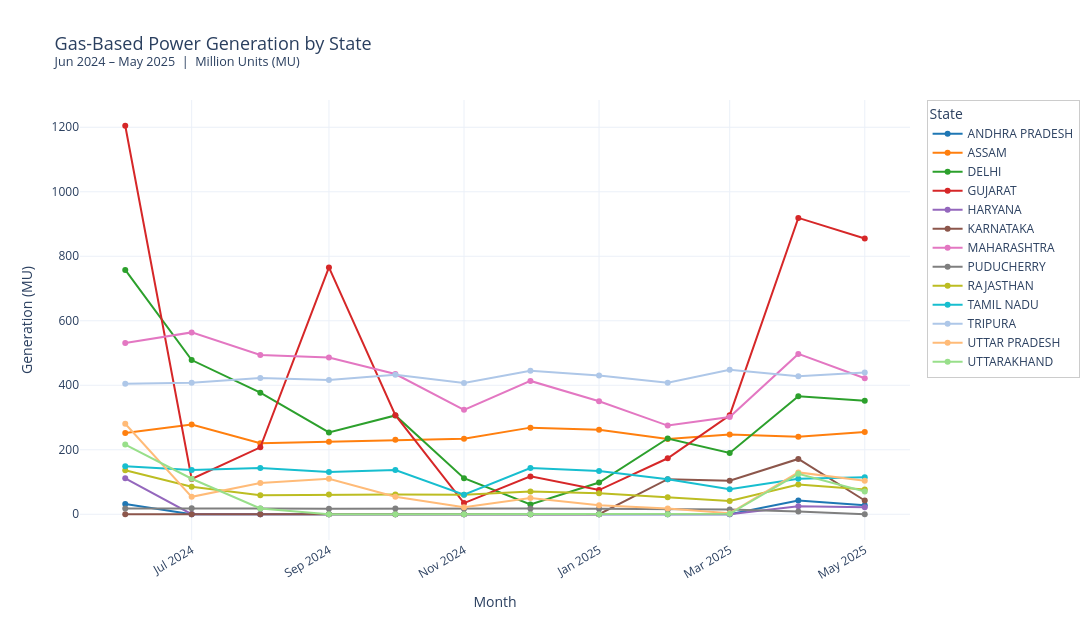
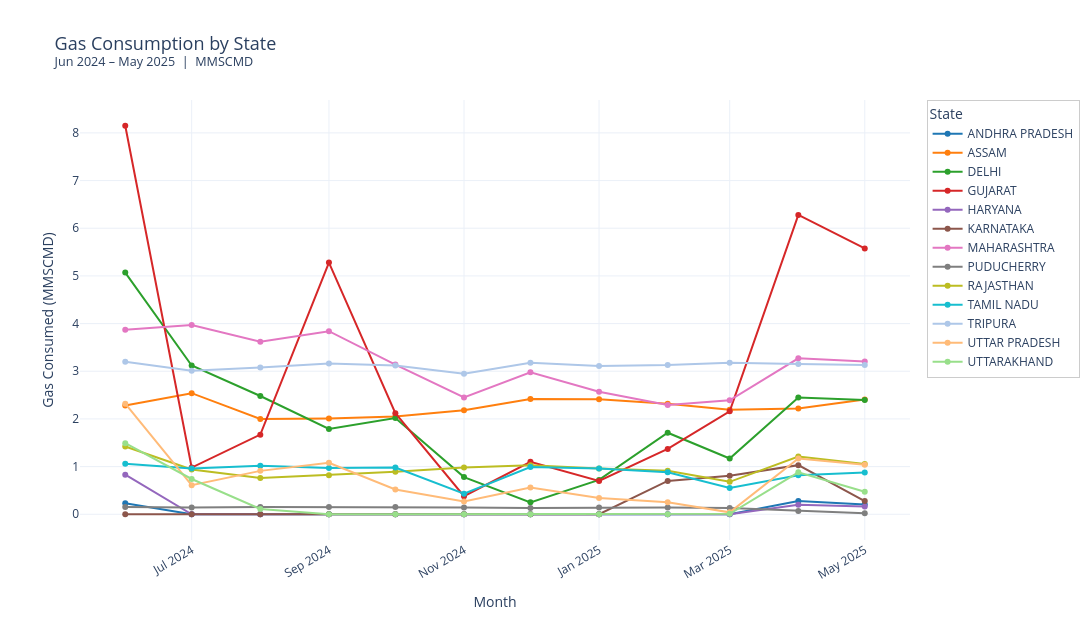
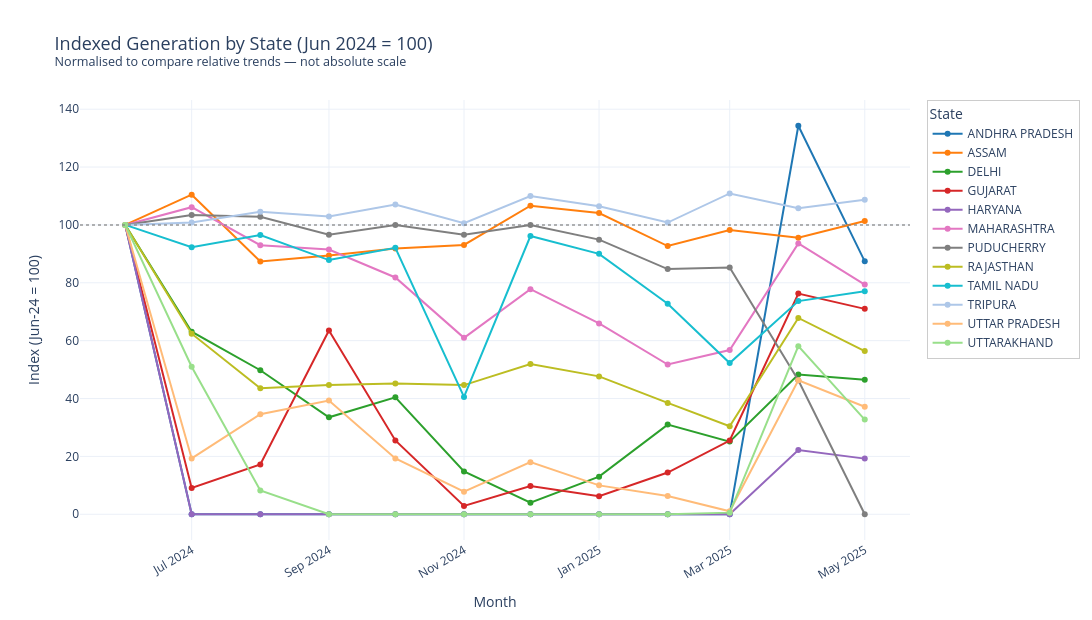

Here is the notebook cell these charts were saved with, in order:
### Code cell
FILE_PATH = "/Users/chenweihu/Library/CloudStorage/OneDrive-Personal/UChicago/PSI/Green_Data/Electricity Data/CEA_Gas_Reports_Master.xlsx"

# Load the two state × month sheets
gen_raw  = pd.read_excel(FILE_PATH, sheet_name="State × Month (Generation)", header=1)
gas_raw  = pd.read_excel(FILE_PATH, sheet_name="State × Month (Gas Cons)",   header=1)

# Drop the summary 'Total' column and the title row artefact
month_cols = [c for c in gen_raw.columns if c not in ("State", "Total")]

gen = gen_raw[["State"] + month_cols].dropna(subset=["State"])
gas = gas_raw[["State"] + month_cols].dropna(subset=["State"])

# Melt to long format
gen_long = gen.melt(id_vars="State", var_name="Month", value_name="Generation_MU")
gas_long = gas.melt(id_vars="State", var_name="Month", value_name="GasCons_MMSCMD")

# Parse months to datetime for proper x-axis ordering
gen_long["Month_dt"] = pd.to_datetime(gen_long["Month"], format="%b-%y")
gas_long["Month_dt"] = pd.to_datetime(gas_long["Month"], format="%b-%y")

gen_long = gen_long.sort_values(["State", "Month_dt"])
gas_long = gas_long.sort_values(["State", "Month_dt"])

states = sorted(gen["State"].dropna().unique())

# COLOUR PALETTE (13 distinct colours)
palette = [
    "#1f77b4", "#ff7f0e", "#2ca02c", "#d62728", "#9467bd",
    "#8c564b", "#e377c2", "#7f7f7f", "#bcbd22", "#17becf",
    "#aec7e8", "#ffbb78", "#98df8a",
]
color_map = {state: palette[i % len(palette)] for i, state in enumerate(states)}

# FIGURE 1 — Generation by State over Time
fig1 = go.Figure()

for state in states:
    df = gen_long[gen_long["State"] == state]
    fig1.add_trace(go.Scatter(
        x=df["Month_dt"],
        y=df["Generation_MU"],
        mode="lines+markers",
        name=state,
        line=dict(color=color_map[state], width=2),
        marker=dict(size=6),
        hovertemplate=(
            f"<b>{state}</b><br>"
            "Month: %{x|%b %Y}<br>"
            "Generation: %{y:.1f} MU<extra></extra>"
        ),
    ))

fig1.update_layout(
    title=dict(
        text="Gas-Based Power Generation by State<br>"
             "<sup>Jun 2024 – May 2025  |  Million Units (MU)</sup>",
        font=dict(size=18),
    ),
    xaxis=dict(title="Month", tickformat="%b %Y", tickangle=-30, showgrid=True),
    yaxis=dict(title="Generation (MU)", showgrid=True, zeroline=False),
    legend=dict(
        title="State",
        bgcolor="rgba(255,255,255,0.8)",
        bordercolor="#ccc",
        borderwidth=1,
    ),
    hovermode="x unified",
    template="plotly_white",
    width=1100,
    height=620,
)

fig1.show()

# FIGURE 2 — Gas Consumption by State over Time
fig2 = go.Figure()

for state in states:
    df = gas_long[gas_long["State"] == state]
    fig2.add_trace(go.Scatter(
        x=df["Month_dt"],
        y=df["GasCons_MMSCMD"],
        mode="lines+markers",
        name=state,
        line=dict(color=color_map[state], width=2),
        marker=dict(size=6),
        hovertemplate=(
            f"<b>{state}</b><br>"
            "Month: %{x|%b %Y}<br>"
            "Gas Consumed: %{y:.3f} MMSCMD<extra></extra>"
        ),
    ))

fig2.update_layout(
    title=dict(
        text="Gas Consumption by State<br>"
             "<sup>Jun 2024 – May 2025  |  MMSCMD</sup>",
        font=dict(size=18),
    ),
    xaxis=dict(title="Month", tickformat="%b %Y", tickangle=-30, showgrid=True),
    yaxis=dict(title="Gas Consumed (MMSCMD)", showgrid=True, zeroline=False),
    legend=dict(
        title="State",
        bgcolor="rgba(255,255,255,0.8)",
        bordercolor="#ccc",
        borderwidth=1,
    ),
    hovermode="x unified",
    template="plotly_white",
    width=1100,
    height=620,
)

fig2.show()

# FIGURE 3 — Normalised Generation (index = 100 at Jun-24) to compare trends
fig3 = go.Figure()

for state in states:
    df = gen_long[gen_long["State"] == state].copy()
    base = df.loc[df["Month_dt"] == df["Month_dt"].min(), "Generation_MU"].values[0]
    if base and base > 0:
        df["Indexed"] = (df["Generation_MU"] / base) * 100
        fig3.add_trace(go.Scatter(
            x=df["Month_dt"],
            y=df["Indexed"],
            mode="lines+markers",
            name=state,
            line=dict(color=color_map[state], width=2),
            marker=dict(size=6),
            hovertemplate=(
                f"<b>{state}</b><br>"
                "Month: %{x|%b %Y}<br>"
                "Index (Jun-24=100): %{y:.1f}<extra></extra>"
            ),
        ))

fig3.add_hline(y=100, line_dash="dot", line_color="grey", opacity=0.6)

fig3.update_layout(
    title=dict(
        text="Indexed Generation by State (Jun 2024 = 100)<br>"
             "<sup>Normalised to compare relative trends — not absolute scale</sup>",
        font=dict(size=18),
    ),
    xaxis=dict(title="Month", tickformat="%b %Y", tickangle=-30, showgrid=True),
    yaxis=dict(title="Index (Jun-24 = 100)", showgrid=True, zeroline=False),
    legend=dict(
        title="State",
        bgcolor="rgba(255,255,255,0.8)",
        bordercolor="#ccc",
        borderwidth=1,
    ),
    hovermode="x unified",
    template="plotly_white",
    width=1100,
    height=620,
)

fig3.show()

### Figure 1 — Plotly figure (JSON) as saved in the notebook; plotly's stock layout.template omitted (floating-point values rounded to 4 significant figures)
{"data": [{"hovertemplate": "<b>ANDHRA PRADESH</b><br>Month: %{x|%b %Y}<br>Generation: %{y:.1f} MU<extra></extra>", "line": {"color": "#1f77b4", "width": 2}, "marker": {"size": 6}, "mode": "lines+markers", "name": "ANDHRA PRADESH", "type": "scatter", "x": ["2024-06-01T00:00:00.000000000", "2024-07-01T00:00:00.000000000", "2024-08-01T00:00:00.000000000", "2024-09-01T00:00:00.000000000", "2024-10-01T00:00:00.000000000", "2024-11-01T00:00:00.000000000", "2024-12-01T00:00:00.000000000", "2025-01-01T00:00:00.000000000", "2025-02-01T00:00:00.000000000", "2025-03-01T00:00:00.000000000", "2025-04-01T00:00:00.000000000", "2025-05-01T00:00:00.000000000"], "y": [31.8, 0.0, 0.0, 0.0, 0.0, 0.0, 0.0, 0.0, 0.0, 0.0, 42.7, 27.8]}, {"hovertemplate": "<b>ASSAM</b><br>Month: %{x|%b %Y}<br>Generation: %{y:.1f} MU<extra></extra>", "line": {"color": "#ff7f0e", "width": 2}, "marker": {"size": 6}, "mode": "lines+markers", "name": "ASSAM", "type": "scatter", "x": ["2024-06-01T00:00:00.000000000", "2024-07-01T00:00:00.000000000", "2024-08-01T00:00:00.000000000", "2024-09-01T00:00:00.000000000", "2024-10-01T00:00:00.000000000", "2024-11-01T00:00:00.000000000", "2024-12-01T00:00:00.000000000", "2025-01-01T00:00:00.000000000", "2025-02-01T00:00:00.000000000", "2025-03-01T00:00:00.000000000", "2025-04-01T00:00:00.000000000", "2025-05-01T00:00:00.000000000"], "y": [251.9, 278.2, 220.1, 225.2, 231.4, 234.5, 268.6, 262.2, 233.5, 247.4, 240.7, 255.3]}, {"hovertemplate": "<b>DELHI</b><br>Month: %{x|%b %Y}<br>Generation: %{y:.1f} MU<extra></extra>", "line": {"color": "#2ca02c", "width": 2}, "marker": {"size": 6}, "mode": "lines+markers", "name": "DELHI", "type": "scatter", "x": ["2024-06-01T00:00:00.000000000", "2024-07-01T00:00:00.000000000", "2024-08-01T00:00:00.000000000", "2024-09-01T00:00:00.000000000", "2024-10-01T00:00:00.000000000", "2024-11-01T00:00:00.000000000", "2024-12-01T00:00:00.000000000", "2025-01-01T00:00:00.000000000", "2025-02-01T00:00:00.000000000", "2025-03-01T00:00:00.000000000", "2025-04-01T00:00:00.000000000", "2025-05-01T00:00:00.000000000"], "y": [757.6, 478.1, 377.1, 253.8, 306.3, 112.0, 30.2, 98.5, 234.8, 190.2, 366.0, 352.1]}, {"hovertemplate": "<b>GUJARAT</b><br>Month: %{x|%b %Y}<br>Generation: %{y:.1f} MU<extra></extra>", "line": {"color": "#d62728", "width": 2}, "marker": {"size": 6}, "mode": "lines+markers", "name": "GUJARAT", "type": "scatter", "x": ["2024-06-01T00:00:00.000000000", "2024-07-01T00:00:00.000000000", "2024-08-01T00:00:00.000000000", "2024-09-01T00:00:00.000000000", "2024-10-01T00:00:00.000000000", "2024-11-01T00:00:00.000000000", "2024-12-01T00:00:00.000000000", "2025-01-01T00:00:00.000000000", "2025-02-01T00:00:00.000000000", "2025-03-01T00:00:00.000000000", "2025-04-01T00:00:00.000000000", "2025-05-01T00:00:00.000000000"], "y": [1205.0, 109.5, 207.4, 765.4, 307.3, 34.6, 117.4, 75.0, 173.6, 307.0, 919.0, 855.2]}, {"hovertemplate": "<b>HARYANA</b><br>Month: %{x|%b %Y}<br>Generation: %{y:.1f} MU<extra></extra>", "line": {"color": "#9467bd", "width": 2}, "marker": {"size": 6}, "mode": "lines+markers", "name": "HARYANA", "type": "scatter", "x": ["2024-06-01T00:00:00.000000000", "2024-07-01T00:00:00.000000000", "2024-08-01T00:00:00.000000000", "2024-09-01T00:00:00.000000000", "2024-10-01T00:00:00.000000000", "2024-11-01T00:00:00.000000000", "2024-12-01T00:00:00.000000000", "2025-01-01T00:00:00.000000000", "2025-02-01T00:00:00.000000000", "2025-03-01T00:00:00.000000000", "2025-04-01T00:00:00.000000000", "2025-05-01T00:00:00.000000000"], "y": [111.3, 0.0, 0.0, 0.0, 0.0, 0.0, 0.0, 0.0, 0.0, 0.0, 24.7, 21.4]}, {"hovertemplate": "<b>KARNATAKA</b><br>Month: %{x|%b %Y}<br>Generation: %{y:.1f} MU<extra></extra>", "line": {"color": "#8c564b", "width": 2}, "marker": {"size": 6}, "mode": "lines+markers", "name": "KARNATAKA", "type": "scatter", "x": ["2024-06-01T00:00:00.000000000", "2024-07-01T00:00:00.000000000", "2024-08-01T00:00:00.000000000", "2024-09-01T00:00:00.000000000", "2024-10-01T00:00:00.000000000", "2024-11-01T00:00:00.000000000", "2024-12-01T00:00:00.000000000", "2025-01-01T00:00:00.000000000", "2025-02-01T00:00:00.000000000", "2025-03-01T00:00:00.000000000", "2025-04-01T00:00:00.000000000", "2025-05-01T00:00:00.000000000"], "y": [0.0, 0.0, 0.0, 0.0, 0.0, 0.0, 0.0, 0.0, 108.7, 104.2, 171.5, 42.6]}, {"hovertemplate": "<b>MAHARASHTRA</b><br>Month: %{x|%b %Y}<br>Generation: %{y:.1f} MU<extra></extra>", "line": {"color": "#e377c2", "width": 2}, "marker": {"size": 6}, "mode": "lines+markers", "name": "MAHARASHTRA", "type": "scatter", "x": ["2024-06-01T00:00:00.000000000", "2024-07-01T00:00:00.000000000", "2024-08-01T00:00:00.000000000", "2024-09-01T00:00:00.000000000", "2024-10-01T00:00:00.000000000", "2024-11-01T00:00:00.000000000", "2024-12-01T00:00:00.000000000", "2025-01-01T00:00:00.000000000", "2025-02-01T00:00:00.000000000", "2025-03-01T00:00:00.000000000", "2025-04-01T00:00:00.000000000", "2025-05-01T00:00:00.000000000"], "y": [531.3, 563.9, 494.1, 486.0, 434.8, 323.9, 413.4, 350.5, 275.0, 301.5, 497.2, 421.8]}, {"hovertemplate": "<b>PUDUCHERRY</b><br>Month: %{x|%b %Y}<br>Generation: %{y:.1f} MU<extra></extra>", "line": {"color": "#7f7f7f", "width": 2}, "marker": {"size": 6}, "mode": "lines+markers", "name": "PUDUCHERRY", "type": "scatter", "x": ["2024-06-01T00:00:00.000000000", "2024-07-01T00:00:00.000000000", "2024-08-01T00:00:00.000000000", "2024-09-01T00:00:00.000000000", "2024-10-01T00:00:00.000000000", "2024-11-01T00:00:00.000000000", "2024-12-01T00:00:00.000000000", "2025-01-01T00:00:00.000000000", "2025-02-01T00:00:00.000000000", "2025-03-01T00:00:00.000000000", "2025-04-01T00:00:00.000000000", "2025-05-01T00:00:00.000000000"], "y": [17.7, 18.3, 18.2, 17.1, 17.7, 17.1, 17.7, 16.8, 15.0, 15.1, 8.2, 0.0]}, {"hovertemplate": "<b>RAJASTHAN</b><br>Month: %{x|%b %Y}<br>Generation: %{y:.1f} MU<extra></extra>", "line": {"color": "#bcbd22", "width": 2}, "marker": {"size": 6}, "mode": "lines+markers", "name": "RAJASTHAN", "type": "scatter", "x": ["2024-06-01T00:00:00.000000000", "2024-07-01T00:00:00.000000000", "2024-08-01T00:00:00.000000000", "2024-09-01T00:00:00.000000000", "2024-10-01T00:00:00.000000000", "2024-11-01T00:00:00.000000000", "2024-12-01T00:00:00.000000000", "2025-01-01T00:00:00.000000000", "2025-02-01T00:00:00.000000000", "2025-03-01T00:00:00.000000000", "2025-04-01T00:00:00.000000000", "2025-05-01T00:00:00.000000000"], "y": [136.2, 85.0, 59.3, 60.9, 61.6, 60.8, 70.7, 64.9, 52.4, 41.4, 92.4, 76.8]}, {"hovertemplate": "<b>TAMIL NADU</b><br>Month: %{x|%b %Y}<br>Generation: %{y:.1f} MU<extra></extra>", "line": {"color": "#17becf", "width": 2}, "marker": {"size": 6}, "mode": "lines+markers", "name": "TAMIL NADU", "type": "scatter", "x": ["2024-06-01T00:00:00.000000000", "2024-07-01T00:00:00.000000000", "2024-08-01T00:00:00.000000000", "2024-09-01T00:00:00.000000000", "2024-10-01T00:00:00.000000000", "2024-11-01T00:00:00.000000000", "2024-12-01T00:00:00.000000000", "2025-01-01T00:00:00.000000000", "2025-02-01T00:00:00.000000000", "2025-03-01T00:00:00.000000000", "2025-04-01T00:00:00.000000000", "2025-05-01T00:00:00.000000000"], "y": [148.9, 137.4, 143.7, 130.8, 137.1, 60.4, 143.2, 134.0, 108.3, 77.8, 109.7, 114.8]}, {"hovertemplate": "<b>TRIPURA</b><br>Month: %{x|%b %Y}<br>Generation: %{y:.1f} MU<extra></extra>", "line": {"color": "#aec7e8", "width": 2}, "marker": {"size": 6}, "mode": "lines+markers", "name": "TRIPURA", "type": "scatter", "x": ["2024-06-01T00:00:00.000000000", "2024-07-01T00:00:00.000000000", "2024-08-01T00:00:00.000000000", "2024-09-01T00:00:00.000000000", "2024-10-01T00:00:00.000000000", "2024-11-01T00:00:00.000000000", "2024-12-01T00:00:00.000000000", "2025-01-01T00:00:00.000000000", "2025-02-01T00:00:00.000000000", "2025-03-01T00:00:00.000000000", "2025-04-01T00:00:00.000000000", "2025-05-01T00:00:00.000000000"], "y": [404.4, 407.8, 422.7, 416.2, 432.9, 406.8, 444.8, 430.6, 407.7, 448.4, 427.7, 439.7]}, {"hovertemplate": "<b>UTTAR PRADESH</b><br>Month: %{x|%b %Y}<br>Generation: %{y:.1f} MU<extra></extra>", "line": {"color": "#ffbb78", "width": 2}, "marker": {"size": 6}, "mode": "lines+markers", "name": "UTTAR PRADESH", "type": "scatter", "x": ["2024-06-01T00:00:00.000000000", "2024-07-01T00:00:00.000000000", "2024-08-01T00:00:00.000000000", "2024-09-01T00:00:00.000000000", "2024-10-01T00:00:00.000000000", "2024-11-01T00:00:00.000000000", "2024-12-01T00:00:00.000000000", "2025-01-01T00:00:00.000000000", "2025-02-01T00:00:00.000000000", "2025-03-01T00:00:00.000000000", "2025-04-01T00:00:00.000000000", "2025-05-01T00:00:00.000000000"], "y": [280.5, 54.1, 97.0, 110.3, 54.1, 21.9, 50.5, 28.0, 17.7, 2.9, 129.8, 104.2]}, {"hovertemplate": "<b>UTTARAKHAND</b><br>Month: %{x|%b %Y}<br>Generation: %{y:.1f} MU<extra></extra>", "line": {"color": "#98df8a", "width": 2}, "marker": {"size": 6}, "mode": "lines+markers", "name": "UTTARAKHAND", "type": "scatter", "x": ["2024-06-01T00:00:00.000000000", "2024-07-01T00:00:00.000000000", "2024-08-01T00:00:00.000000000", "2024-09-01T00:00:00.000000000", "2024-10-01T00:00:00.000000000", "2024-11-01T00:00:00.000000000", "2024-12-01T00:00:00.000000000", "2025-01-01T00:00:00.000000000", "2025-02-01T00:00:00.000000000", "2025-03-01T00:00:00.000000000", "2025-04-01T00:00:00.000000000", "2025-05-01T00:00:00.000000000"], "y": [216.0, 110.1, 17.8, 0.0, 0.0, 0.0, 0.0, 0.0, 0.0, 1.2, 125.5, 70.7]}], "layout": {"height": 620, "hovermode": "x unified", "legend": {"bgcolor": "rgba(255,255,255,0.8)", "bordercolor": "#ccc", "borderwidth": 1, "title": {"text": "State"}}, "title": {"font": {"size": 18}, "text": "Gas-Based Power Generation by State<br><sup>Jun 2024 – May 2025  |  Million Units (MU)</sup>"}, "width": 1100, "xaxis": {"showgrid": true, "tickangle": -30, "tickformat": "%b %Y", "title": {"text": "Month"}}, "yaxis": {"showgrid": true, "title": {"text": "Generation (MU)"}, "zeroline": false}}}

### Figure 2 — Plotly figure (JSON) as saved in the notebook; plotly's stock layout.template omitted (floating-point values rounded to 4 significant figures)
{"data": [{"hovertemplate": "<b>ANDHRA PRADESH</b><br>Month: %{x|%b %Y}<br>Gas Consumed: %{y:.3f} MMSCMD<extra></extra>", "line": {"color": "#1f77b4", "width": 2}, "marker": {"size": 6}, "mode": "lines+markers", "name": "ANDHRA PRADESH", "type": "scatter", "x": ["2024-06-01T00:00:00.000000000", "2024-07-01T00:00:00.000000000", "2024-08-01T00:00:00.000000000", "2024-09-01T00:00:00.000000000", "2024-10-01T00:00:00.000000000", "2024-11-01T00:00:00.000000000", "2024-12-01T00:00:00.000000000", "2025-01-01T00:00:00.000000000", "2025-02-01T00:00:00.000000000", "2025-03-01T00:00:00.000000000", "2025-04-01T00:00:00.000000000", "2025-05-01T00:00:00.000000000"], "y": [0.23, 0.0, 0.0, 0.0, 0.0, 0.0, 0.0, 0.0, 0.0, 0.0, 0.28, 0.202]}, {"hovertemplate": "<b>ASSAM</b><br>Month: %{x|%b %Y}<br>Gas Consumed: %{y:.3f} MMSCMD<extra></extra>", "line": {"color": "#ff7f0e", "width": 2}, "marker": {"size": 6}, "mode": "lines+markers", "name": "ASSAM", "type": "scatter", "x": ["2024-06-01T00:00:00.000000000", "2024-07-01T00:00:00.000000000", "2024-08-01T00:00:00.000000000", "2024-09-01T00:00:00.000000000", "2024-10-01T00:00:00.000000000", "2024-11-01T00:00:00.000000000", "2024-12-01T00:00:00.000000000", "2025-01-01T00:00:00.000000000", "2025-02-01T00:00:00.000000000", "2025-03-01T00:00:00.000000000", "2025-04-01T00:00:00.000000000", "2025-05-01T00:00:00.000000000"], "y": [2.28, 2.54, 2.0, 2.01, 2.05, 2.18, 2.42, 2.41, 2.32, 2.19, 2.22, 2.408]}, {"hovertemplate": "<b>DELHI</b><br>Month: %{x|%b %Y}<br>Gas Consumed: %{y:.3f} MMSCMD<extra></extra>", "line": {"color": "#2ca02c", "width": 2}, "marker": {"size": 6}, "mode": "lines+markers", "name": "DELHI", "type": "scatter", "x": ["2024-06-01T00:00:00.000000000", "2024-07-01T00:00:00.000000000", "2024-08-01T00:00:00.000000000", "2024-09-01T00:00:00.000000000", "2024-10-01T00:00:00.000000000", "2024-11-01T00:00:00.000000000", "2024-12-01T00:00:00.000000000", "2025-01-01T00:00:00.000000000", "2025-02-01T00:00:00.000000000", "2025-03-01T00:00:00.000000000", "2025-04-01T00:00:00.000000000", "2025-05-01T00:00:00.000000000"], "y": [5.07, 3.12, 2.48, 1.79, 2.02, 0.78, 0.25, 0.72, 1.71, 1.17, 2.45, 2.399]}, {"hovertemplate": "<b>GUJARAT</b><br>Month: %{x|%b %Y}<br>Gas Consumed: %{y:.3f} MMSCMD<extra></extra>", "line": {"color": "#d62728", "width": 2}, "marker": {"size": 6}, "mode": "lines+markers", "name": "GUJARAT", "type": "scatter", "x": ["2024-06-01T00:00:00.000000000", "2024-07-01T00:00:00.000000000", "2024-08-01T00:00:00.000000000", "2024-09-01T00:00:00.000000000", "2024-10-01T00:00:00.000000000", "2024-11-01T00:00:00.000000000", "2024-12-01T00:00:00.000000000", "2025-01-01T00:00:00.000000000", "2025-02-01T00:00:00.000000000", "2025-03-01T00:00:00.000000000", "2025-04-01T00:00:00.000000000", "2025-05-01T00:00:00.000000000"], "y": [8.15, 0.98, 1.67, 5.28, 2.12, 0.38, 1.1, 0.7, 1.37, 2.16, 6.28, 5.577]}, {"hovertemplate": "<b>HARYANA</b><br>Month: %{x|%b %Y}<br>Gas Consumed: %{y:.3f} MMSCMD<extra></extra>", "line": {"color": "#9467bd", "width": 2}, "marker": {"size": 6}, "mode": "lines+markers", "name": "HARYANA", "type": "scatter", "x": ["2024-06-01T00:00:00.000000000", "2024-07-01T00:00:00.000000000", "2024-08-01T00:00:00.000000000", "2024-09-01T00:00:00.000000000", "2024-10-01T00:00:00.000000000", "2024-11-01T00:00:00.000000000", "2024-12-01T00:00:00.000000000", "2025-01-01T00:00:00.000000000", "2025-02-01T00:00:00.000000000", "2025-03-01T00:00:00.000000000", "2025-04-01T00:00:00.000000000", "2025-05-01T00:00:00.000000000"], "y": [0.83, 0.0, 0.0, 0.0, 0.0, 0.0, 0.0, 0.0, 0.0, 0.0, 0.2, 0.16]}, {"hovertemplate": "<b>KARNATAKA</b><br>Month: %{x|%b %Y}<br>Gas Consumed: %{y:.3f} MMSCMD<extra></extra>", "line": {"color": "#8c564b", "width": 2}, "marker": {"size": 6}, "mode": "lines+markers", "name": "KARNATAKA", "type": "scatter", "x": ["2024-06-01T00:00:00.000000000", "2024-07-01T00:00:00.000000000", "2024-08-01T00:00:00.000000000", "2024-09-01T00:00:00.000000000", "2024-10-01T00:00:00.000000000", "2024-11-01T00:00:00.000000000", "2024-12-01T00:00:00.000000000", "2025-01-01T00:00:00.000000000", "2025-02-01T00:00:00.000000000", "2025-03-01T00:00:00.000000000", "2025-04-01T00:00:00.000000000", "2025-05-01T00:00:00.000000000"], "y": [0.0, 0.0, 0.0, 0.0, 0.0, 0.0, 0.0, 0.0, 0.7, 0.81, 1.03, 0.277]}, {"hovertemplate": "<b>MAHARASHTRA</b><br>Month: %{x|%b %Y}<br>Gas Consumed: %{y:.3f} MMSCMD<extra></extra>", "line": {"color": "#e377c2", "width": 2}, "marker": {"size": 6}, "mode": "lines+markers", "name": "MAHARASHTRA", "type": "scatter", "x": ["2024-06-01T00:00:00.000000000", "2024-07-01T00:00:00.000000000", "2024-08-01T00:00:00.000000000", "2024-09-01T00:00:00.000000000", "2024-10-01T00:00:00.000000000", "2024-11-01T00:00:00.000000000", "2024-12-01T00:00:00.000000000", "2025-01-01T00:00:00.000000000", "2025-02-01T00:00:00.000000000", "2025-03-01T00:00:00.000000000", "2025-04-01T00:00:00.000000000", "2025-05-01T00:00:00.000000000"], "y": [3.87, 3.97, 3.62, 3.84, 3.14, 2.45, 2.98, 2.57, 2.29, 2.39, 3.27, 3.203]}, {"hovertemplate": "<b>PUDUCHERRY</b><br>Month: %{x|%b %Y}<br>Gas Consumed: %{y:.3f} MMSCMD<extra></extra>", "line": {"color": "#7f7f7f", "width": 2}, "marker": {"size": 6}, "mode": "lines+markers", "name": "PUDUCHERRY", "type": "scatter", "x": ["2024-06-01T00:00:00.000000000", "2024-07-01T00:00:00.000000000", "2024-08-01T00:00:00.000000000", "2024-09-01T00:00:00.000000000", "2024-10-01T00:00:00.000000000", "2024-11-01T00:00:00.000000000", "2024-12-01T00:00:00.000000000", "2025-01-01T00:00:00.000000000", "2025-02-01T00:00:00.000000000", "2025-03-01T00:00:00.000000000", "2025-04-01T00:00:00.000000000", "2025-05-01T00:00:00.000000000"], "y": [0.15, 0.14, 0.15, 0.15, 0.15, 0.14, 0.13, 0.14, 0.14, 0.13, 0.07, 0.02]}, {"hovertemplate": "<b>RAJASTHAN</b><br>Month: %{x|%b %Y}<br>Gas Consumed: %{y:.3f} MMSCMD<extra></extra>", "line": {"color": "#bcbd22", "width": 2}, "marker": {"size": 6}, "mode": "lines+markers", "name": "RAJASTHAN", "type": "scatter", "x": ["2024-06-01T00:00:00.000000000", "2024-07-01T00:00:00.000000000", "2024-08-01T00:00:00.000000000", "2024-09-01T00:00:00.000000000", "2024-10-01T00:00:00.000000000", "2024-11-01T00:00:00.000000000", "2024-12-01T00:00:00.000000000", "2025-01-01T00:00:00.000000000", "2025-02-01T00:00:00.000000000", "2025-03-01T00:00:00.000000000", "2025-04-01T00:00:00.000000000", "2025-05-01T00:00:00.000000000"], "y": [1.42, 0.94, 0.76, 0.82, 0.89, 0.98, 1.03, 0.96, 0.91, 0.68, 1.21, 1.056]}, {"hovertemplate": "<b>TAMIL NADU</b><br>Month: %{x|%b %Y}<br>Gas Consumed: %{y:.3f} MMSCMD<extra></extra>", "line": {"color": "#17becf", "width": 2}, "marker": {"size": 6}, "mode": "lines+markers", "name": "TAMIL NADU", "type": "scatter", "x": ["2024-06-01T00:00:00.000000000", "2024-07-01T00:00:00.000000000", "2024-08-01T00:00:00.000000000", "2024-09-01T00:00:00.000000000", "2024-10-01T00:00:00.000000000", "2024-11-01T00:00:00.000000000", "2024-12-01T00:00:00.000000000", "2025-01-01T00:00:00.000000000", "2025-02-01T00:00:00.000000000", "2025-03-01T00:00:00.000000000", "2025-04-01T00:00:00.000000000", "2025-05-01T00:00:00.000000000"], "y": [1.06, 0.96, 1.02, 0.97, 0.98, 0.43, 0.99, 0.96, 0.88, 0.55, 0.82, 0.878]}, {"hovertemplate": "<b>TRIPURA</b><br>Month: %{x|%b %Y}<br>Gas Consumed: %{y:.3f} MMSCMD<extra></extra>", "line": {"color": "#aec7e8", "width": 2}, "marker": {"size": 6}, "mode": "lines+markers", "name": "TRIPURA", "type": "scatter", "x": ["2024-06-01T00:00:00.000000000", "2024-07-01T00:00:00.000000000", "2024-08-01T00:00:00.000000000", "2024-09-01T00:00:00.000000000", "2024-10-01T00:00:00.000000000", "2024-11-01T00:00:00.000000000", "2024-12-01T00:00:00.000000000", "2025-01-01T00:00:00.000000000", "2025-02-01T00:00:00.000000000", "2025-03-01T00:00:00.000000000", "2025-04-01T00:00:00.000000000", "2025-05-01T00:00:00.000000000"], "y": [3.2, 3.01, 3.08, 3.16, 3.12, 2.95, 3.18, 3.11, 3.13, 3.18, 3.15, 3.133]}, {"hovertemplate": "<b>UTTAR PRADESH</b><br>Month: %{x|%b %Y}<br>Gas Consumed: %{y:.3f} MMSCMD<extra></extra>", "line": {"color": "#ffbb78", "width": 2}, "marker": {"size": 6}, "mode": "lines+markers", "name": "UTTAR PRADESH", "type": "scatter", "x": ["2024-06-01T00:00:00.000000000", "2024-07-01T00:00:00.000000000", "2024-08-01T00:00:00.000000000", "2024-09-01T00:00:00.000000000", "2024-10-01T00:00:00.000000000", "2024-11-01T00:00:00.000000000", "2024-12-01T00:00:00.000000000", "2025-01-01T00:00:00.000000000", "2025-02-01T00:00:00.000000000", "2025-03-01T00:00:00.000000000", "2025-04-01T00:00:00.000000000", "2025-05-01T00:00:00.000000000"], "y": [2.32, 0.61, 0.91, 1.08, 0.52, 0.27, 0.56, 0.34, 0.25, 0.04, 1.17, 1.04]}, {"hovertemplate": "<b>UTTARAKHAND</b><br>Month: %{x|%b %Y}<br>Gas Consumed: %{y:.3f} MMSCMD<extra></extra>", "line": {"color": "#98df8a", "width": 2}, "marker": {"size": 6}, "mode": "lines+markers", "name": "UTTARAKHAND", "type": "scatter", "x": ["2024-06-01T00:00:00.000000000", "2024-07-01T00:00:00.000000000", "2024-08-01T00:00:00.000000000", "2024-09-01T00:00:00.000000000", "2024-10-01T00:00:00.000000000", "2024-11-01T00:00:00.000000000", "2024-12-01T00:00:00.000000000", "2025-01-01T00:00:00.000000000", "2025-02-01T00:00:00.000000000", "2025-03-01T00:00:00.000000000", "2025-04-01T00:00:00.000000000", "2025-05-01T00:00:00.000000000"], "y": [1.49, 0.74, 0.11, 0.0, 0.0, 0.0, 0.0, 0.0, 0.0, 0.01, 0.88, 0.472]}], "layout": {"height": 620, "hovermode": "x unified", "legend": {"bgcolor": "rgba(255,255,255,0.8)", "bordercolor": "#ccc", "borderwidth": 1, "title": {"text": "State"}}, "title": {"font": {"size": 18}, "text": "Gas Consumption by State<br><sup>Jun 2024 – May 2025  |  MMSCMD</sup>"}, "width": 1100, "xaxis": {"showgrid": true, "tickangle": -30, "tickformat": "%b %Y", "title": {"text": "Month"}}, "yaxis": {"showgrid": true, "title": {"text": "Gas Consumed (MMSCMD)"}, "zeroline": false}}}

### Figure 3 — Plotly figure (JSON) as saved in the notebook; plotly's stock layout.template omitted (floating-point values rounded to 4 significant figures)
{"data": [{"hovertemplate": "<b>ANDHRA PRADESH</b><br>Month: %{x|%b %Y}<br>Index (Jun-24=100): %{y:.1f}<extra></extra>", "line": {"color": "#1f77b4", "width": 2}, "marker": {"size": 6}, "mode": "lines+markers", "name": "ANDHRA PRADESH", "type": "scatter", "x": ["2024-06-01T00:00:00.000000000", "2024-07-01T00:00:00.000000000", "2024-08-01T00:00:00.000000000", "2024-09-01T00:00:00.000000000", "2024-10-01T00:00:00.000000000", "2024-11-01T00:00:00.000000000", "2024-12-01T00:00:00.000000000", "2025-01-01T00:00:00.000000000", "2025-02-01T00:00:00.000000000", "2025-03-01T00:00:00.000000000", "2025-04-01T00:00:00.000000000", "2025-05-01T00:00:00.000000000"], "y": [100.0, 0.0, 0.0, 0.0, 0.0, 0.0, 0.0, 0.0, 0.0, 0.0, 134.3, 87.42]}, {"hovertemplate": "<b>ASSAM</b><br>Month: %{x|%b %Y}<br>Index (Jun-24=100): %{y:.1f}<extra></extra>", "line": {"color": "#ff7f0e", "width": 2}, "marker": {"size": 6}, "mode": "lines+markers", "name": "ASSAM", "type": "scatter", "x": ["2024-06-01T00:00:00.000000000", "2024-07-01T00:00:00.000000000", "2024-08-01T00:00:00.000000000", "2024-09-01T00:00:00.000000000", "2024-10-01T00:00:00.000000000", "2024-11-01T00:00:00.000000000", "2024-12-01T00:00:00.000000000", "2025-01-01T00:00:00.000000000", "2025-02-01T00:00:00.000000000", "2025-03-01T00:00:00.000000000", "2025-04-01T00:00:00.000000000", "2025-05-01T00:00:00.000000000"], "y": [100.0, 110.4, 87.38, 89.4, 91.86, 93.09, 106.6, 104.1, 92.7, 98.21, 95.55, 101.3]}, {"hovertemplate": "<b>DELHI</b><br>Month: %{x|%b %Y}<br>Index (Jun-24=100): %{y:.1f}<extra></extra>", "line": {"color": "#2ca02c", "width": 2}, "marker": {"size": 6}, "mode": "lines+markers", "name": "DELHI", "type": "scatter", "x": ["2024-06-01T00:00:00.000000000", "2024-07-01T00:00:00.000000000", "2024-08-01T00:00:00.000000000", "2024-09-01T00:00:00.000000000", "2024-10-01T00:00:00.000000000", "2024-11-01T00:00:00.000000000", "2024-12-01T00:00:00.000000000", "2025-01-01T00:00:00.000000000", "2025-02-01T00:00:00.000000000", "2025-03-01T00:00:00.000000000", "2025-04-01T00:00:00.000000000", "2025-05-01T00:00:00.000000000"], "y": [100.0, 63.11, 49.78, 33.5, 40.43, 14.78, 3.986, 13.0, 30.99, 25.11, 48.31, 46.48]}, {"hovertemplate": "<b>GUJARAT</b><br>Month: %{x|%b %Y}<br>Index (Jun-24=100): %{y:.1f}<extra></extra>", "line": {"color": "#d62728", "width": 2}, "marker": {"size": 6}, "mode": "lines+markers", "name": "GUJARAT", "type": "scatter", "x": ["2024-06-01T00:00:00.000000000", "2024-07-01T00:00:00.000000000", "2024-08-01T00:00:00.000000000", "2024-09-01T00:00:00.000000000", "2024-10-01T00:00:00.000000000", "2024-11-01T00:00:00.000000000", "2024-12-01T00:00:00.000000000", "2025-01-01T00:00:00.000000000", "2025-02-01T00:00:00.000000000", "2025-03-01T00:00:00.000000000", "2025-04-01T00:00:00.000000000", "2025-05-01T00:00:00.000000000"], "y": [100.0, 9.089, 17.22, 63.53, 25.51, 2.872, 9.745, 6.226, 14.41, 25.48, 76.28, 70.99]}, {"hovertemplate": "<b>HARYANA</b><br>Month: %{x|%b %Y}<br>Index (Jun-24=100): %{y:.1f}<extra></extra>", "line": {"color": "#9467bd", "width": 2}, "marker": {"size": 6}, "mode": "lines+markers", "name": "HARYANA", "type": "scatter", "x": ["2024-06-01T00:00:00.000000000", "2024-07-01T00:00:00.000000000", "2024-08-01T00:00:00.000000000", "2024-09-01T00:00:00.000000000", "2024-10-01T00:00:00.000000000", "2024-11-01T00:00:00.000000000", "2024-12-01T00:00:00.000000000", "2025-01-01T00:00:00.000000000", "2025-02-01T00:00:00.000000000", "2025-03-01T00:00:00.000000000", "2025-04-01T00:00:00.000000000", "2025-05-01T00:00:00.000000000"], "y": [100.0, 0.0, 0.0, 0.0, 0.0, 0.0, 0.0, 0.0, 0.0, 0.0, 22.19, 19.23]}, {"hovertemplate": "<b>MAHARASHTRA</b><br>Month: %{x|%b %Y}<br>Index (Jun-24=100): %{y:.1f}<extra></extra>", "line": {"color": "#e377c2", "width": 2}, "marker": {"size": 6}, "mode": "lines+markers", "name": "MAHARASHTRA", "type": "scatter", "x": ["2024-06-01T00:00:00.000000000", "2024-07-01T00:00:00.000000000", "2024-08-01T00:00:00.000000000", "2024-09-01T00:00:00.000000000", "2024-10-01T00:00:00.000000000", "2024-11-01T00:00:00.000000000", "2024-12-01T00:00:00.000000000", "2025-01-01T00:00:00.000000000", "2025-02-01T00:00:00.000000000", "2025-03-01T00:00:00.000000000", "2025-04-01T00:00:00.000000000", "2025-05-01T00:00:00.000000000"], "y": [100.0, 106.1, 93.0, 91.47, 81.84, 60.96, 77.81, 65.97, 51.76, 56.75, 93.58, 79.39]}, {"hovertemplate": "<b>PUDUCHERRY</b><br>Month: %{x|%b %Y}<br>Index (Jun-24=100): %{y:.1f}<extra></extra>", "line": {"color": "#7f7f7f", "width": 2}, "marker": {"size": 6}, "mode": "lines+markers", "name": "PUDUCHERRY", "type": "scatter", "x": ["2024-06-01T00:00:00.000000000", "2024-07-01T00:00:00.000000000", "2024-08-01T00:00:00.000000000", "2024-09-01T00:00:00.000000000", "2024-10-01T00:00:00.000000000", "2024-11-01T00:00:00.000000000", "2024-12-01T00:00:00.000000000", "2025-01-01T00:00:00.000000000", "2025-02-01T00:00:00.000000000", "2025-03-01T00:00:00.000000000", "2025-04-01T00:00:00.000000000", "2025-05-01T00:00:00.000000000"], "y": [100.0, 103.4, 102.8, 96.61, 100.0, 96.61, 100.0, 94.92, 84.75, 85.31, 46.33, 0.0]}, {"hovertemplate": "<b>RAJASTHAN</b><br>Month: %{x|%b %Y}<br>Index (Jun-24=100): %{y:.1f}<extra></extra>", "line": {"color": "#bcbd22", "width": 2}, "marker": {"size": 6}, "mode": "lines+markers", "name": "RAJASTHAN", "type": "scatter", "x": ["2024-06-01T00:00:00.000000000", "2024-07-01T00:00:00.000000000", "2024-08-01T00:00:00.000000000", "2024-09-01T00:00:00.000000000", "2024-10-01T00:00:00.000000000", "2024-11-01T00:00:00.000000000", "2024-12-01T00:00:00.000000000", "2025-01-01T00:00:00.000000000", "2025-02-01T00:00:00.000000000", "2025-03-01T00:00:00.000000000", "2025-04-01T00:00:00.000000000", "2025-05-01T00:00:00.000000000"], "y": [100.0, 62.41, 43.54, 44.71, 45.23, 44.64, 51.91, 47.65, 38.47, 30.4, 67.84, 56.39]}, {"hovertemplate": "<b>TAMIL NADU</b><br>Month: %{x|%b %Y}<br>Index (Jun-24=100): %{y:.1f}<extra></extra>", "line": {"color": "#17becf", "width": 2}, "marker": {"size": 6}, "mode": "lines+markers", "name": "TAMIL NADU", "type": "scatter", "x": ["2024-06-01T00:00:00.000000000", "2024-07-01T00:00:00.000000000", "2024-08-01T00:00:00.000000000", "2024-09-01T00:00:00.000000000", "2024-10-01T00:00:00.000000000", "2024-11-01T00:00:00.000000000", "2024-12-01T00:00:00.000000000", "2025-01-01T00:00:00.000000000", "2025-02-01T00:00:00.000000000", "2025-03-01T00:00:00.000000000", "2025-04-01T00:00:00.000000000", "2025-05-01T00:00:00.000000000"], "y": [100.0, 92.28, 96.51, 87.84, 92.08, 40.56, 96.17, 89.99, 72.73, 52.25, 73.67, 77.1]}, {"hovertemplate": "<b>TRIPURA</b><br>Month: %{x|%b %Y}<br>Index (Jun-24=100): %{y:.1f}<extra></extra>", "line": {"color": "#aec7e8", "width": 2}, "marker": {"size": 6}, "mode": "lines+markers", "name": "TRIPURA", "type": "scatter", "x": ["2024-06-01T00:00:00.000000000", "2024-07-01T00:00:00.000000000", "2024-08-01T00:00:00.000000000", "2024-09-01T00:00:00.000000000", "2024-10-01T00:00:00.000000000", "2024-11-01T00:00:00.000000000", "2024-12-01T00:00:00.000000000", "2025-01-01T00:00:00.000000000", "2025-02-01T00:00:00.000000000", "2025-03-01T00:00:00.000000000", "2025-04-01T00:00:00.000000000", "2025-05-01T00:00:00.000000000"], "y": [100.0, 100.8, 104.5, 102.9, 107.0, 100.6, 110.0, 106.5, 100.8, 110.9, 105.8, 108.7]}, {"hovertemplate": "<b>UTTAR PRADESH</b><br>Month: %{x|%b %Y}<br>Index (Jun-24=100): %{y:.1f}<extra></extra>", "line": {"color": "#ffbb78", "width": 2}, "marker": {"size": 6}, "mode": "lines+markers", "name": "UTTAR PRADESH", "type": "scatter", "x": ["2024-06-01T00:00:00.000000000", "2024-07-01T00:00:00.000000000", "2024-08-01T00:00:00.000000000", "2024-09-01T00:00:00.000000000", "2024-10-01T00:00:00.000000000", "2024-11-01T00:00:00.000000000", "2024-12-01T00:00:00.000000000", "2025-01-01T00:00:00.000000000", "2025-02-01T00:00:00.000000000", "2025-03-01T00:00:00.000000000", "2025-04-01T00:00:00.000000000", "2025-05-01T00:00:00.000000000"], "y": [100.0, 19.29, 34.58, 39.32, 19.29, 7.807, 18.0, 9.982, 6.31, 1.034, 46.27, 37.15]}, {"hovertemplate": "<b>UTTARAKHAND</b><br>Month: %{x|%b %Y}<br>Index (Jun-24=100): %{y:.1f}<extra></extra>", "line": {"color": "#98df8a", "width": 2}, "marker": {"size": 6}, "mode": "lines+markers", "name": "UTTARAKHAND", "type": "scatter", "x": ["2024-06-01T00:00:00.000000000", "2024-07-01T00:00:00.000000000", "2024-08-01T00:00:00.000000000", "2024-09-01T00:00:00.000000000", "2024-10-01T00:00:00.000000000", "2024-11-01T00:00:00.000000000", "2024-12-01T00:00:00.000000000", "2025-01-01T00:00:00.000000000", "2025-02-01T00:00:00.000000000", "2025-03-01T00:00:00.000000000", "2025-04-01T00:00:00.000000000", "2025-05-01T00:00:00.000000000"], "y": [100.0, 50.97, 8.241, 0.0, 0.0, 0.0, 0.0, 0.0, 0.0, 0.5556, 58.1, 32.73]}], "layout": {"height": 620, "hovermode": "x unified", "legend": {"bgcolor": "rgba(255,255,255,0.8)", "bordercolor": "#ccc", "borderwidth": 1, "title": {"text": "State"}}, "shapes": [{"line": {"color": "grey", "dash": "dot"}, "opacity": 0.6, "type": "line", "x0": 0, "x1": 1, "xref": "x domain", "y0": 100, "y1": 100, "yref": "y"}], "title": {"font": {"size": 18}, "text": "Indexed Generation by State (Jun 2024 = 100)<br><sup>Normalised to compare relative trends — not absolute scale</sup>"}, "width": 1100, "xaxis": {"showgrid": true, "tickangle": -30, "tickformat": "%b %Y", "title": {"text": "Month"}}, "yaxis": {"showgrid": true, "title": {"text": "Index (Jun-24 = 100)"}, "zeroline": false}}}
